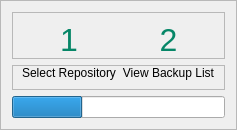
              <widget class="QFrame" name="frame_12">
               <property name="sizePolicy">
                <sizepolicy hsizetype="Preferred" vsizetype="Preferred">
                 <horstretch>0</horstretch>
                 <verstretch>0</verstretch>
                </sizepolicy>
               </property>
               <property name="styleSheet">
                <string notr="true">QLabel {
	text-align: center;
}</string>
               </property>
               <property name="frameShape">
                <enum>QFrame::StyledPanel</enum>
               </property>
               <property name="frameShadow">
                <enum>QFrame::Raised</enum>
               </property>
               <layout class="QVBoxLayout" name="verticalLayout_6">
                <item>
                 <widget class="QFrame" name="frame_13">
                  <property name="styleSheet">
                   <string notr="true">QLabel {
	font-size: 24pt;
	color: rgb(6, 134, 103);
}</string>
                  </property>
                  <property name="frameShape">
                   <enum>QFrame::StyledPanel</enum>
                  </property>
                  <property name="frameShadow">
                   <enum>QFrame::Raised</enum>
                  </property>
                  <layout class="QHBoxLayout" name="horizontalLayout_5">
                   <property name="bottomMargin">
                    <number>0</number>
                   </property>
                   <item>
                    <widget class="QLabel" name="label_10">
                     <property name="text">
                      <string>1</string>
                     </property>
                     <property name="alignment">
                      <set>Qt::AlignCenter</set>
                     </property>
                    </widget>
                   </item>
                   <item>
                    <widget class="QLabel" name="label_11">
                     <property name="text">
                      <string>2</string>
                     </property>
                     <property name="alignment">
                      <set>Qt::AlignCenter</set>
                     </property>
                    </widget>
                   </item>
                  </layout>
                 </widget>
                </item>
                <item>
                 <widget class="QFrame" name="frame_14">
                  <property name="frameShape">
                   <enum>QFrame::StyledPanel</enum>
                  </property>
                  <property name="frameShadow">
                   <enum>QFrame::Raised</enum>
                  </property>
                  <layout class="QHBoxLayout" name="horizontalLayout_6">
                   <property name="topMargin">
                    <number>0</number>
                   </property>
                   <item>
                    <widget class="QLabel" name="label_13">
                     <property name="text">
                      <string>Select Repository</string>
                     </property>
                     <property name="alignment">
                      <set>Qt::AlignCenter</set>
                     </property>
                    </widget>
                   </item>
                   <item>
                    <widget class="QLabel" name="label_14">
                     <property name="text">
                      <string>View Backup List</string>
                     </property>
                     <property name="alignment">
                      <set>Qt::AlignCenter</set>
                     </property>
                    </widget>
                   </item>
                  </layout>
                 </widget>
                </item>
                <item>
                 <widget class="QProgressBar" name="progressBar_2">
                  <property name="value">
                   <number>33</number>
                  </property>
                  <property name="textVisible">
                   <bool>false</bool>
                  </property>
                 </widget>
                </item>
               </layout>
              </widget>
